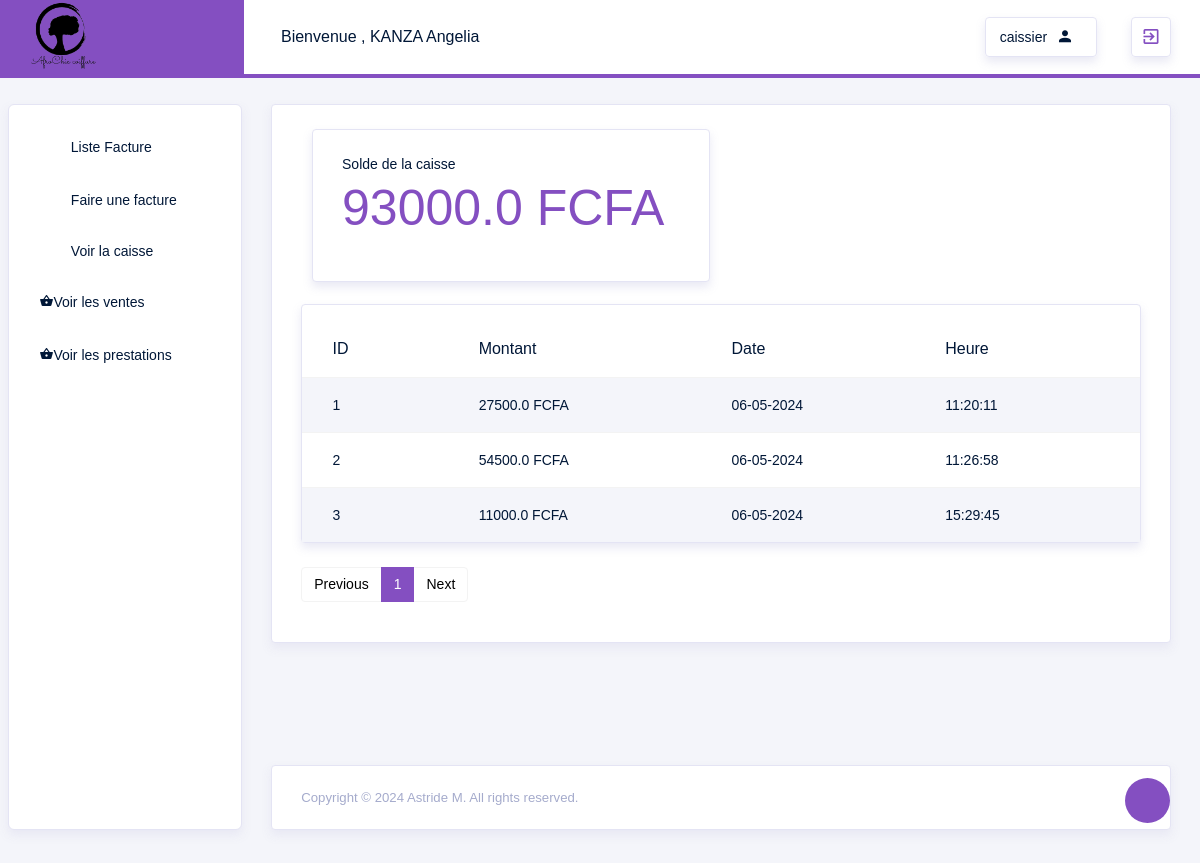
/Caisse/ (signed in), run on an earlier commit of the app's database.
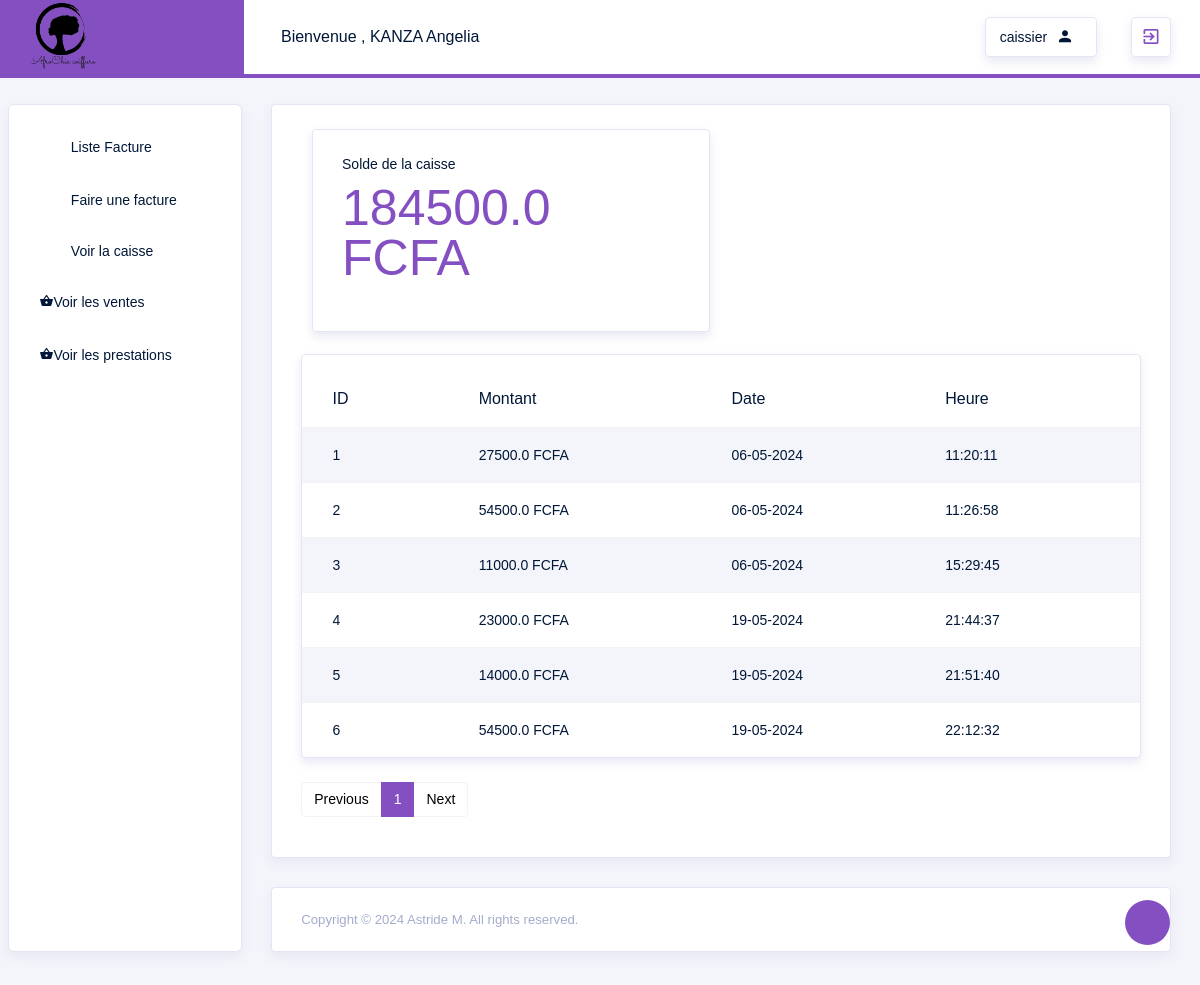
And on a later commit of the database.
### src/models.py (models this page shows)
class Caisse(db.Model):
    id = db.Column(db.Integer, primary_key=True)
    montant_total = db.Column(db.Float, nullable=False)
    date = db.Column(db.DateTime, nullable=False, default=datetime.datetime.now())

### src/routes/cassier_routes.py (the view)
@app.route('/Caisse/')
@login_required
def VoirCaisse():
    page = request.args.get('page', 1, type=int)  # Récupérer le numéro de page depuis les paramètres de requête, par défaut 1
    caisses = Caisse.query.paginate(page=page, per_page=10)
    total_caisse = sum(caisse.montant_total for caisse in caisses.items)
    return render_template('caissier/caisse/VoirCaisse.html',caisses=caisses,total_caisse=total_caisse)

### src/routes/auth_routes.py (called while the page is built)
@login_manager.user_loader
def load_user(user_id):
        return User.query.get(int(user_id))

### src/templates/caissier/caisse/VoirCaisse.html (shortened to what this page needs)
{% extends "layouts/base.html" %}
{% block content %}
<div class="row">
    <div class="col-md-12">
        <div class="card">
            <div class="card-body">
              <div class="col-md-6 grid-margin stretch-card">
                <div class="card">
                  <div class="card-body ">
                    <div class="d-flex align-items-center justify-content-between justify-content-md-center justify-content-xl-between flex-wrap mb-4">
                      <div>
                        <p class="mb-2 text-md-center text-lg-left">Solde de la caisse</p>
                        <h1 class="mb-0 text-primary">{{total_caisse}} FCFA </h1>
                      </div>
                    </div>
                  </div>
                </div>
              </div>
              <div class="row mb-4">
                <div class="col-md-12">
                  <div class="card">
                    <div class="table-responsive pt-3">
                      <table class="table table-striped project-orders-table">
                        <thead>
                          <tr>
                            <th class="ml-5">ID</th>
                            <th>Montant</th>
                            <th>Date</th>
                            <th>Heure</th>
                          </tr>
                        </thead>
                        <tbody>
                          {% for caisse in caisses %}
                          <tr>
                            <td>{{caisse.id}}</td>
                            <td>{{caisse.montant_total}} FCFA</td>
                            <td>{{caisse.date.strftime('%d-%m-%Y')}}</td>
                            <td>{{caisse.date.strftime('%H:%M:%S')}}</td>
                          </tr>
                          {% endfor %}
                        </tbody>
                      </table>
                    </div>
                  </div>
                </div>
              </div>
                 <nav aria-label="Page navigation example mt-4">
                    <ul class="pagination">
                      {% if caisses.has_prev %}
                        <li class="page-item"><a class="page-link" href="{{ url_for('VoirCaisse', page=caisses.prev_num) }}">Previous</a></li>
                      {% else %}
                        <li class="page-item disabled"><span class="page-link">Previous</span></li>
                      {% endif %}
                      {% for page_num in caisses.iter_pages() %}
                        {% if page_num %}
                          {% if caisses.page == page_num %}
                            <li class="page-item active" aria-current="page"><span class="page-link">{{ page_num }}</span></li>
                          {% else %}
                            <li class="page-item"><a class="page-link" href="{{ url_for('VoirCaisse', page=page_num) }}">{{ page_num }}</a></li>
                          {% endif %}
                        {% else %}
                          <li class="page-item disabled"><span class="page-link">...</span></li>
                        {% endif %}
                      {% endfor %}
                      {% if caisses.has_next %}
                        <li class="page-item"><a class="page-link" href="{{ url_for('VoirCaisse', page=caisses.next_num) }}">Next</a></li>
                      {% else %}
                        <li class="page-item disabled"><span class="page-link">Next</span></li>
                      {% endif %}
                    </ul>
                </nav>
            </div>
        </div>
    </div>
</div>
{% endblock %}

What changed in the data, as far as the page shows it:
added Caisse: id "4", montant_total "23000.0", date "19-05-2024", date "21:44:37"
added Caisse: id "5", montant_total "14000.0", date "19-05-2024", date "21:51:40"
added Caisse: id "6", montant_total "54500.0", date "19-05-2024", date "22:12:32"
Also different on the page:
{{ total_caisse }}: "93000.0" → "184500.0"
